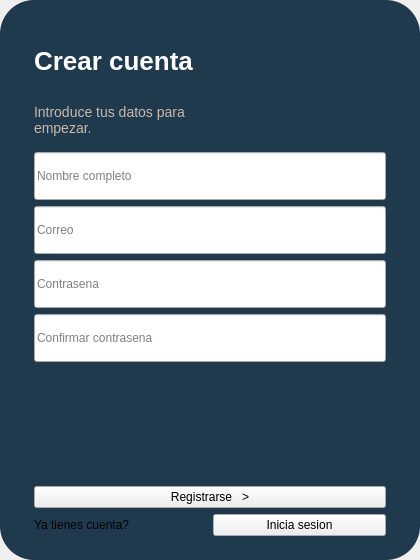
<?xml version="1.0" encoding="UTF-8"?>
<ui version="4.0">
 <class>RegisterForm</class>
 <widget class="QWidget" name="RegisterForm">
  <property name="geometry">
   <rect>
    <x>0</x>
    <y>0</y>
    <width>420</width>
    <height>560</height>
   </rect>
  </property>

  <layout class="QVBoxLayout" name="rootLayout">
   <property name="leftMargin"><number>0</number></property>
   <property name="topMargin"><number>0</number></property>
   <property name="rightMargin"><number>0</number></property>
   <property name="bottomMargin"><number>0</number></property>

   <item>
    <widget class="QFrame" name="card">
     <property name="styleSheet">
      <string notr="true">QFrame#card { background-color: #1F3A4D; border-radius: 34px; }</string>
     </property>

     <layout class="QVBoxLayout" name="cardLayout">
      <property name="leftMargin"><number>34</number></property>
      <property name="topMargin"><number>34</number></property>
      <property name="rightMargin"><number>34</number></property>
      <property name="bottomMargin"><number>24</number></property>

      <item>
       <layout class="QHBoxLayout">

        <item>
         <layout class="QVBoxLayout">

          <item>
           <widget class="QLabel" name="titleLabel">
            <property name="text">
             <string>Crear cuenta</string>
            </property>
            <property name="styleSheet">
             <string notr="true">color:white;font-size:26px;font-weight:700;</string>
            </property>
           </widget>
          </item>

          <item>
           <widget class="QLabel" name="subtitleLabel">
            <property name="text">
             <string>Introduce tus datos para empezar.</string>
            </property>
            <property name="wordWrap">
             <bool>true</bool>
            </property>
            <property name="styleSheet">
             <string notr="true">color:#C9B9AC;font-size:14px;</string>
            </property>
           </widget>
          </item>

         </layout>
        </item>

        <item>
         <widget class="QLabel" name="logo_label">
          <property name="minimumSize">
           <size><width>108</width><height>108</height></size>
          </property>
         </widget>
        </item>

       </layout>
      </item>

      <item>
       <widget class="QLineEdit" name="name_input">
        <property name="minimumSize">
         <size><width>0</width><height>48</height></size>
        </property>
        <property name="placeholderText">
         <string>Nombre completo</string>
        </property>
       </widget>
      </item>

      <item>
       <widget class="QLineEdit" name="user_input">
        <property name="minimumSize">
         <size><width>0</width><height>48</height></size>
        </property>
        <property name="placeholderText">
         <string>Correo</string>
        </property>
       </widget>
      </item>

      <item>
       <widget class="QLineEdit" name="pass_input">
        <property name="minimumSize">
         <size><width>0</width><height>48</height></size>
        </property>
        <property name="placeholderText">
         <string>Contrasena</string>
        </property>
        <property name="echoMode">
         <enum>QLineEdit::Password</enum>
        </property>
       </widget>
      </item>

      <item>
       <widget class="QLineEdit" name="confirm_input">
        <property name="minimumSize">
         <size><width>0</width><height>48</height></size>
        </property>
        <property name="placeholderText">
         <string>Confirmar contrasena</string>
        </property>
        <property name="echoMode">
         <enum>QLineEdit::Password</enum>
        </property>
       </widget>
      </item>

      <item>
       <widget class="QLabel" name="error_label">
        <property name="text">
         <string/>
        </property>
        <property name="visible">
         <bool>false</bool>
        </property>
       </widget>
      </item>

      <item>
       <widget class="QPushButton" name="submit_button">
        <property name="text">
         <string>Registrarse   &gt;</string>
        </property>
       </widget>
      </item>

      <item>
       <layout class="QHBoxLayout">

        <item>
         <widget class="QLabel" name="footerLabel">
          <property name="text">
           <string>Ya tienes cuenta?</string>
          </property>
         </widget>
        </item>

        <item>
         <widget class="QPushButton" name="switch_button">
          <property name="text">
           <string>Inicia sesion</string>
          </property>
         </widget>
        </item>

       </layout>
      </item>

     </layout>
    </widget>
   </item>

  </layout>
 </widget>

 <resources/>
 <connections/>
</ui>
